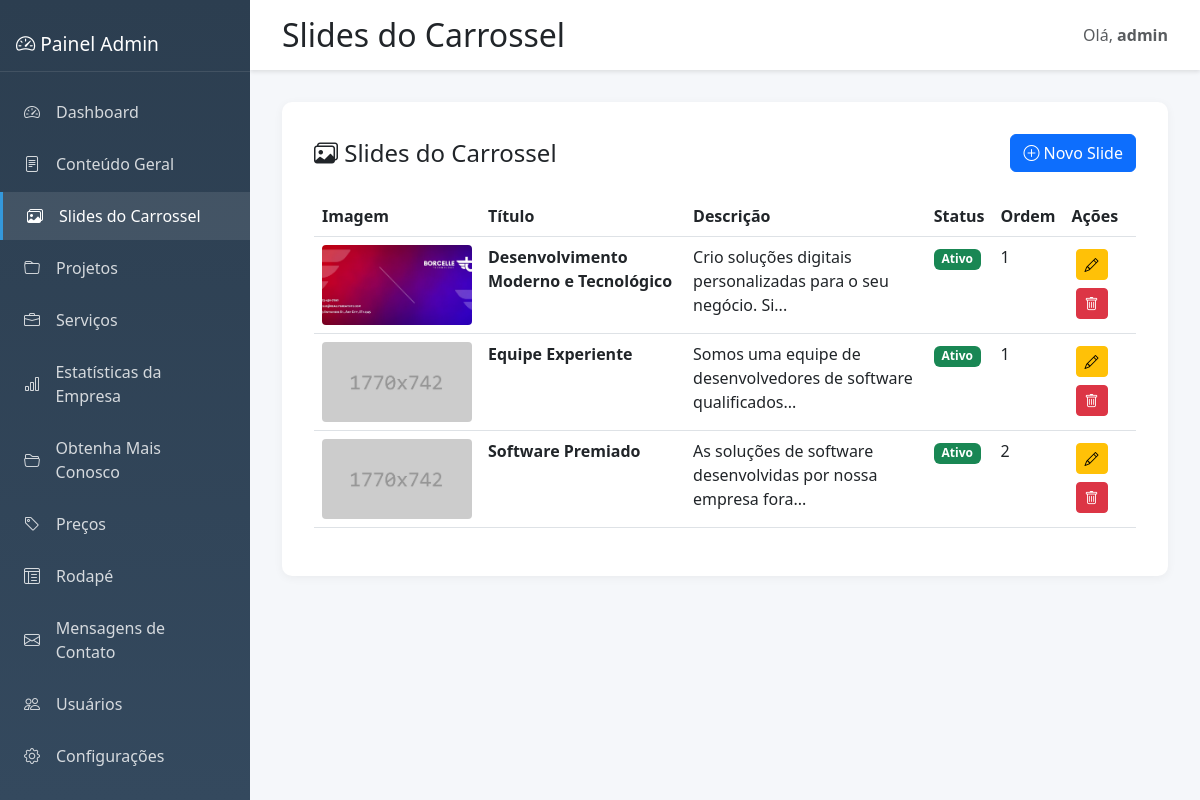
/admin/carousel (signed in), run on the app's committed database.
### tables this page shows
CREATE TABLE carousel_slides
                 (id INTEGER PRIMARY KEY AUTOINCREMENT,
                  title TEXT NOT NULL,
                  description TEXT,
                  image_path TEXT NOT NULL,
                  button_text TEXT DEFAULT 'Entre em contato',
                  button_link TEXT DEFAULT '#modalCta',
                  order_index INTEGER DEFAULT 0,
                  is_active INTEGER DEFAULT 1,
                  created_at TIMESTAMP DEFAULT CURRENT_TIMESTAMP,
                  updated_at TIMESTAMP DEFAULT CURRENT_TIMESTAMP);

### admin.py (the view, shortened to what this page needs)
@admin_bp.route('/carousel', methods=['GET', 'POST'])
@login_required
def carousel():
    conn = get_db()
    slides = conn.execute('SELECT * FROM carousel_slides ORDER BY order_index, id').fetchall()
    conn.close()
    return render_template('admin/carousel.html', slides=slides)

### admin.py (called while the page is built)
def login_required(f):
    @wraps(f)
    def decorated_function(*args, **kwargs):
        if 'admin_logged_in' not in session:
            return redirect(url_for('admin.login'))
        return f(*args, **kwargs)
    return decorated_function

def get_db():
    conn = sqlite3.connect(DB_PATH)
    conn.row_factory = sqlite3.Row
    return conn

### templates/admin/carousel.html (shortened to what this page needs)
{% extends "admin/base.html" %}
{% block page_title %}Slides do Carrossel{% endblock %}
{% block content %}
<div class="content-card">
    <div class="d-flex justify-content-between align-items-center mb-4">
        <h4 class="mb-0"><i class="bi bi-images"></i> Slides do Carrossel</h4>
        <button type="button" class="btn btn-primary" data-bs-toggle="modal" data-bs-target="#slideModal" onclick="newSlide()">
            <i class="bi bi-plus-circle"></i> Novo Slide
        </button>
    </div>
    <div class="table-responsive">
        <table class="table table-hover">
            <thead>
                <tr>
                    <th>Imagem</th>
                    <th>Título</th>
                    <th>Descrição</th>
                    <th>Status</th>
                    <th>Ordem</th>
                    <th>Ações</th>
                </tr>
            </thead>
            <tbody>
                {% for slide in slides %}
                <tr>
                    <td>
                        {% if slide.image_path %}
                        <img src="{{ url_for('static', filename=slide.image_path) }}" alt="{{ slide.title }}" style="width: 150px; height: 80px; object-fit: cover; border-radius: 4px;">
                        {% else %}
                        <span class="text-muted">Sem imagem</span>
                        {% endif %}
                    </td>
                    <td><strong>{{ slide.title }}</strong></td>
                    <td>{{ slide.description[:60] if slide.description else '' }}...</td>
                    <td>
                        {% if slide.is_active %}
                        <span class="badge bg-success">Ativo</span>
                        {% else %}
                        <span class="badge bg-secondary">Inativo</span>
                        {% endif %}
                    </td>
                    <td>{{ slide.order_index }}</td>
                    <td>
                        <button class="btn btn-sm btn-warning btn-action" onclick="editSlide({{ slide.id }}, '{{ slide.title|replace("'", "\\'") }}', '{{ slide.description|replace("'", "\\'")|replace("\n", "\\n") }}', '{{ slide.button_text|replace("'", "\\'") }}', '{{ slide.button_link|replace("'", "\\'") }}', {{ slide.order_index }}, {{ slide.is_active }})">
                            <i class="bi bi-pencil"></i>
                        </button>
                        <form method="POST" style="display: inline;" onsubmit="return confirm('Tem certeza que deseja excluir este slide?');">
                            <button type="submit" class="btn btn-sm btn-danger btn-action">
                                <i class="bi bi-trash"></i>
                            </button>
                        </form>
                    </td>
                </tr>
                {% endfor %}
            </tbody>
        </table>
    </div>
</div>
{% endblock %}

### templates/admin/base.html (style rules this page uses)
:root { --sidebar-width: 250px; --header-height: 60px; }
body { background-color: #f5f7fa; }
.content-card { background: white; border-radius: 10px; padding: 2rem; box-shadow: 0 2px 10px rgba(0,0,0,0.05); margin-bottom: 2rem; }
.btn-action { margin: 0.25rem; }

### data on the page
carousel_slides: image_path (picture), title "Desenvolvimento Moderno e Tecnológico", description "Crio soluções digitais personalizadas para o seu negócio. Si", is_active "Ativo", order_index "1"
carousel_slides: image_path (picture), title "Equipe Experiente", description "Somos uma equipe de desenvolvedores de software qualificados", is_active "Ativo", order_index "1"
carousel_slides: image_path (picture), title "Software Premiado", description "As soluções de software desenvolvidas por nossa empresa fora", is_active "Ativo", order_index "2"

### other printed values
{{ session.get('admin_username', 'Admin') }} "admin"
